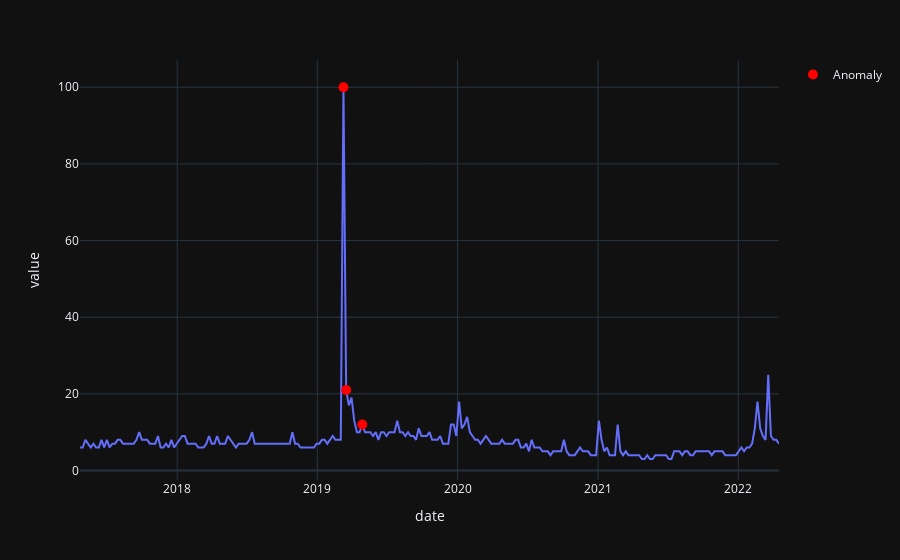

Notebook code for this chart:
### Code cell
import plotly.graph_objects as go
# plot value on y-axis and date on x-axis
fig = px.line(iforest_results, x=iforest_results.index, y="value", template = 'plotly_dark')
# create list of outlier_dates
outlier_dates = iforest_results[iforest_results['Anomaly'] == 1].index
# obtain y value of anomalies to plot
y_values = [iforest_results.loc[i]['value'] for i in outlier_dates]
fig.add_trace(go.Scatter(x=outlier_dates, y=y_values, mode = 'markers', 
                name = 'Anomaly', 
                marker=dict(color='red',size=10)))
        
fig.show()

### Figure 1 — Plotly figure (JSON) as saved in the notebook; plotly's stock layout.template omitted (floating-point values rounded to 4 significant figures; data arrays with more than 128 entries replaced by an {"elided": "..."} marker saying what was removed)
{"data": [{"hovertemplate": "date=%{x}<br>value=%{y}<extra></extra>", "legendgroup": "", "line": {"color": "#636efa", "dash": "solid"}, "marker": {"symbol": "circle"}, "mode": "lines", "name": "", "orientation": "v", "showlegend": false, "type": "scatter", "x": {"elided": "261 str values"}, "xaxis": "x", "y": {"elided": "261 int values"}, "yaxis": "y"}, {"marker": {"color": "red", "size": 10}, "mode": "markers", "name": "Anomaly", "type": "scatter", "x": ["2019-03-10T00:00:00", "2019-03-17T00:00:00", "2019-04-28T00:00:00"], "y": [100, 21, 12]}], "layout": {"legend": {"tracegroupgap": 0}, "margin": {"t": 60}, "xaxis": {"anchor": "y", "domain": [0, 1], "title": {"text": "date"}}, "yaxis": {"anchor": "x", "domain": [0, 1], "title": {"text": "value"}}}}
